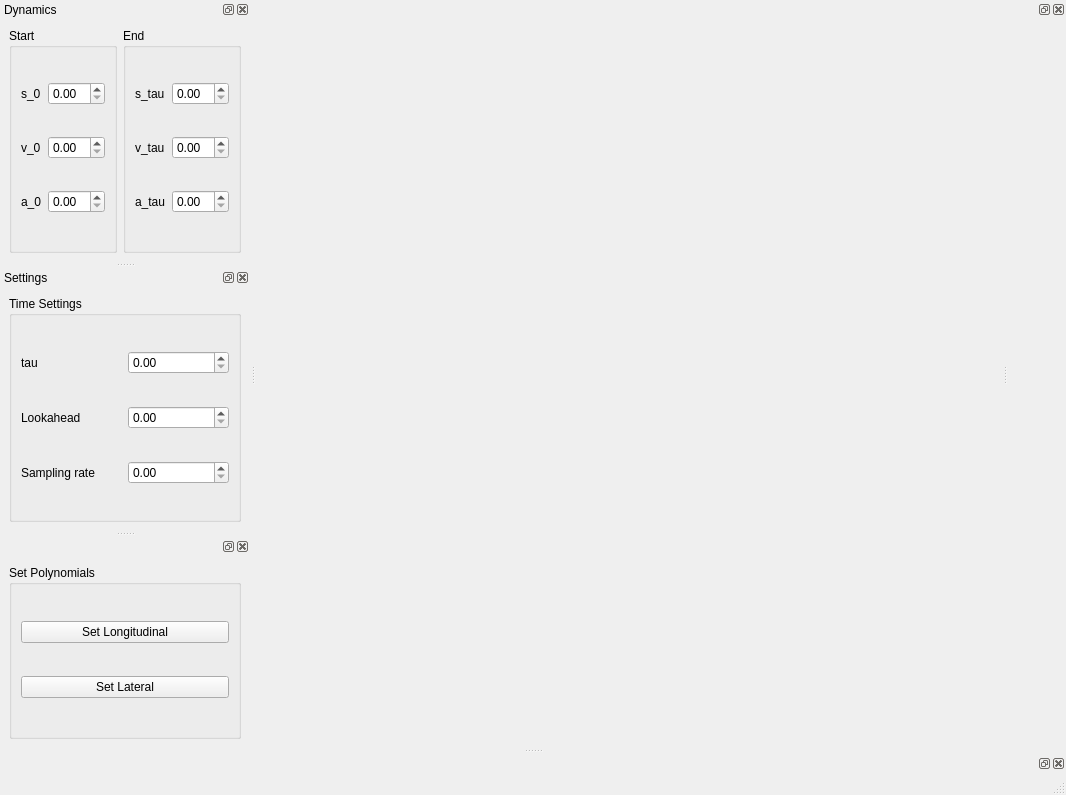
<?xml version="1.0" encoding="UTF-8"?>
<ui version="4.0">
 <class>MainWindow</class>
 <widget class="QMainWindow" name="MainWindow">
  <property name="geometry">
   <rect>
    <x>0</x>
    <y>0</y>
    <width>1066</width>
    <height>795</height>
   </rect>
  </property>
  <property name="windowTitle">
   <string>MainWindow</string>
  </property>
  <widget class="MplDynamicsWidget" name="centralwidget">
   <property name="sizePolicy">
    <sizepolicy hsizetype="Expanding" vsizetype="Expanding">
     <horstretch>0</horstretch>
     <verstretch>0</verstretch>
    </sizepolicy>
   </property>
  </widget>
  <widget class="QMenuBar" name="menubar">
   <property name="geometry">
    <rect>
     <x>0</x>
     <y>0</y>
     <width>1066</width>
     <height>22</height>
    </rect>
   </property>
  </widget>
  <widget class="QStatusBar" name="statusbar"/>
  <widget class="QDockWidget" name="dw_dynamics">
   <property name="windowTitle">
    <string>Dynamics</string>
   </property>
   <attribute name="dockWidgetArea">
    <number>1</number>
   </attribute>
   <widget class="QWidget" name="dockWidgetContents_6">
    <layout class="QHBoxLayout" name="horizontalLayout">
     <item>
      <widget class="QGroupBox" name="gb_Start">
       <property name="title">
        <string>Start</string>
       </property>
       <layout class="QGridLayout" name="gridLayout_2">
        <item row="0" column="0">
         <widget class="QLabel" name="lbl_s0">
          <property name="text">
           <string>s_0</string>
          </property>
         </widget>
        </item>
        <item row="0" column="1">
         <widget class="QDoubleSpinBox" name="dsb_s0"/>
        </item>
        <item row="1" column="0">
         <widget class="QLabel" name="lbl_v0">
          <property name="text">
           <string>v_0</string>
          </property>
         </widget>
        </item>
        <item row="1" column="1">
         <widget class="QDoubleSpinBox" name="dsb_v0"/>
        </item>
        <item row="2" column="0">
         <widget class="QLabel" name="lbl_a0">
          <property name="text">
           <string>a_0</string>
          </property>
         </widget>
        </item>
        <item row="2" column="1">
         <widget class="QDoubleSpinBox" name="dsb_a0"/>
        </item>
       </layout>
      </widget>
     </item>
     <item>
      <widget class="QGroupBox" name="gb_End">
       <property name="title">
        <string>End</string>
       </property>
       <layout class="QGridLayout" name="gridLayout_3">
        <item row="0" column="0">
         <widget class="QLabel" name="lbl_stau">
          <property name="text">
           <string>s_tau</string>
          </property>
         </widget>
        </item>
        <item row="0" column="1">
         <widget class="QDoubleSpinBox" name="dsb_stau"/>
        </item>
        <item row="1" column="0">
         <widget class="QLabel" name="lbl_vtau">
          <property name="text">
           <string>v_tau</string>
          </property>
         </widget>
        </item>
        <item row="1" column="1">
         <widget class="QDoubleSpinBox" name="dsb_vtau"/>
        </item>
        <item row="2" column="0">
         <widget class="QLabel" name="lbl_atau">
          <property name="text">
           <string>a_tau</string>
          </property>
         </widget>
        </item>
        <item row="2" column="1">
         <widget class="QDoubleSpinBox" name="dsb_atau"/>
        </item>
       </layout>
      </widget>
     </item>
    </layout>
   </widget>
  </widget>
  <widget class="QDockWidget" name="dockWidget_7">
   <attribute name="dockWidgetArea">
    <number>8</number>
   </attribute>
   <widget class="QWidget" name="dockWidgetContents_7"/>
  </widget>
  <widget class="QDockWidget" name="dockWidget_9">
   <attribute name="dockWidgetArea">
    <number>2</number>
   </attribute>
   <widget class="QWidget" name="dockWidgetContents_9">
    <widget class="MplDynamicsWidget" name="plotWidget2" native="true">
     <property name="geometry">
      <rect>
       <x>26</x>
       <y>110</y>
       <width>160</width>
       <height>184</height>
      </rect>
     </property>
    </widget>
   </widget>
  </widget>
  <widget class="QDockWidget" name="dw_settings">
   <property name="windowTitle">
    <string>Settings</string>
   </property>
   <attribute name="dockWidgetArea">
    <number>1</number>
   </attribute>
   <widget class="QWidget" name="dockWidgetContents_10">
    <layout class="QVBoxLayout" name="verticalLayout">
     <item>
      <widget class="QGroupBox" name="gb_time_settings">
       <property name="title">
        <string>Time Settings</string>
       </property>
       <layout class="QGridLayout" name="gridLayout">
        <item row="0" column="0">
         <widget class="QLabel" name="lbl_tau">
          <property name="toolTip">
           <string>Reaction time</string>
          </property>
          <property name="text">
           <string>tau</string>
          </property>
         </widget>
        </item>
        <item row="0" column="1">
         <widget class="QDoubleSpinBox" name="dsb_tau"/>
        </item>
        <item row="1" column="0">
         <widget class="QLabel" name="lbl_s0_2">
          <property name="text">
           <string>Lookahead</string>
          </property>
         </widget>
        </item>
        <item row="1" column="1">
         <widget class="QDoubleSpinBox" name="dsb_lookahead_time"/>
        </item>
        <item row="2" column="0">
         <widget class="QLabel" name="lbl_s0_3">
          <property name="text">
           <string>Sampling rate</string>
          </property>
         </widget>
        </item>
        <item row="2" column="1">
         <widget class="QDoubleSpinBox" name="dsb_sampling_rate"/>
        </item>
       </layout>
      </widget>
     </item>
    </layout>
   </widget>
  </widget>
  <widget class="QDockWidget" name="dockWidget">
   <attribute name="dockWidgetArea">
    <number>1</number>
   </attribute>
   <widget class="QWidget" name="dockWidgetContents">
    <layout class="QHBoxLayout" name="horizontalLayout_2">
     <item>
      <widget class="QGroupBox" name="gb_set_polynomials">
       <property name="title">
        <string>Set Polynomials</string>
       </property>
       <layout class="QGridLayout" name="gridLayout_4">
        <item row="0" column="0">
         <widget class="QPushButton" name="pb_set_long">
          <property name="text">
           <string>Set Longitudinal</string>
          </property>
         </widget>
        </item>
        <item row="1" column="0">
         <widget class="QPushButton" name="pb_set_lat">
          <property name="text">
           <string>Set Lateral</string>
          </property>
         </widget>
        </item>
       </layout>
      </widget>
     </item>
    </layout>
   </widget>
  </widget>
 </widget>
 <customwidgets>
  <customwidget>
   <class>MplDynamicsWidget</class>
   <extends>QWidget</extends>
   <header location="global">./widgets/dynamics_widget.h</header>
   <container>1</container>
  </customwidget>
 </customwidgets>
 <resources/>
 <connections/>
</ui>
